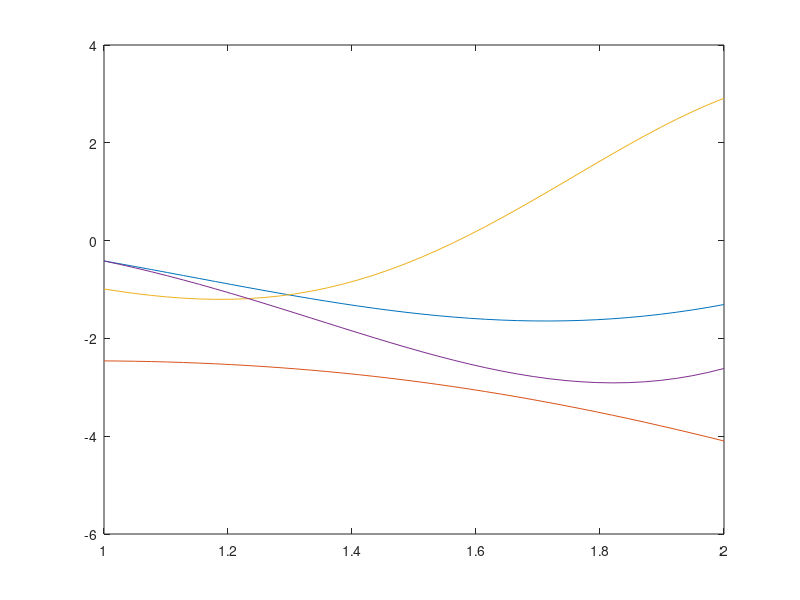
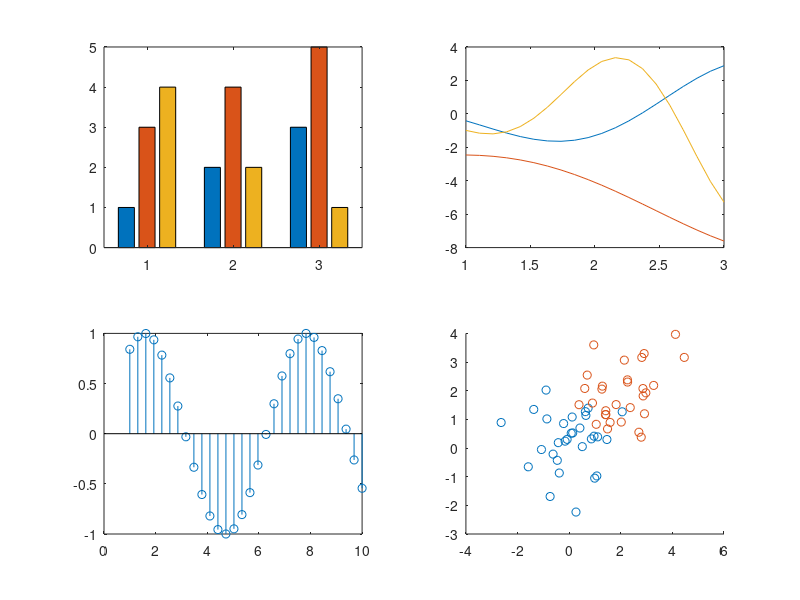
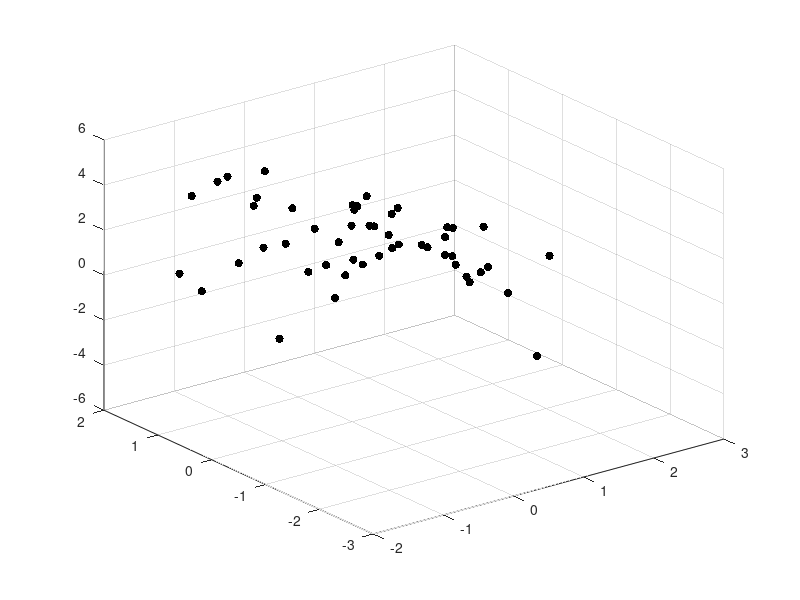
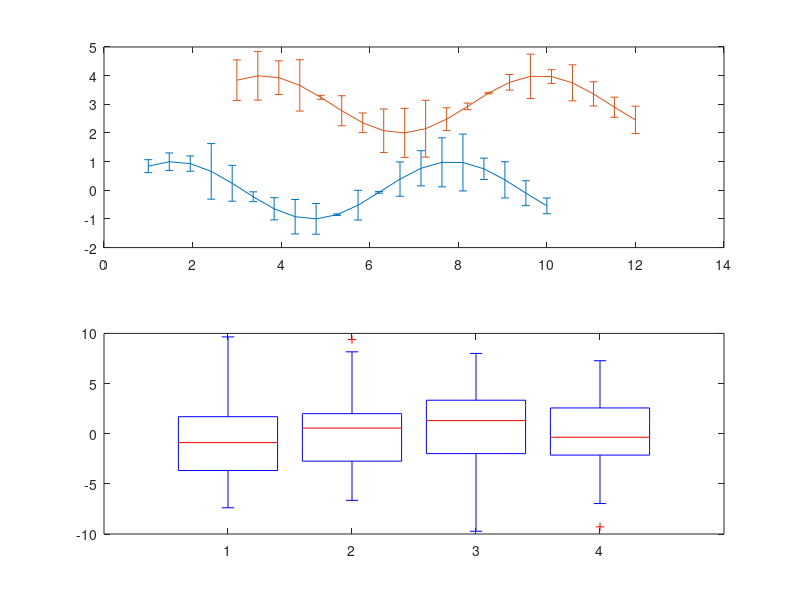

These charts were generated, in order, by the following MATLAB code: (Note: this script raises an error after producing the figures.)
close all

%-------------------------------------------------
figure
x = linspace(1,2,40);
plot(x,x.*cos(2*x),...
    x,x.^1.4.*cos(x)-3,...
    x,x.^1.6.*cos(3*x),...
    x,x.^2.*cos(2*x))

%-------------------------------------------------
figure
subplot(2,2,1)
bar([1 3 4;2 4 2; 3 5 1]);

subplot(2,2,2)
x = linspace(1,3,20);
plot(x,x.*cos(2*x),...
    x,x.^1.4.*cos(x)-3,...
    x,x.^1.6.*cos(3*x))

subplot(2,2,3)
x = linspace(1,10,30);
h = stem(x(1:end),sin(x(1:end)));

subplot(2,2,4)
scatter(randn(30,1),randn(30,1))
hold on
scatter(randn(30,1)+2,randn(30,1)+2)

%-------------------------------------------------
figure
x = randn(50,1);
y = randn(50,1);
z = 2-x.^2+y.^2;
scatter3(x,y,z,'k','fill')

%-------------------------------------------------
figure
subplot(211)
x = linspace(1,10,20);
y = sin(x);
errorbar(x,y,rand(1,length(x)))
hold on
errorbar(x+2,y+3,rand(1,length(x)))

subplot(212)
x = randn(30,4)*4;
boxplot(x)

%-------------------------------------------------
figure
subplot(3,3,[1 2 4 5])
bar([1 3 4;2 4 2; 3 5 1]);

subplot(3,3,3)
x = randn(30,4)*4;
bar([1 3 4;2 4 2; 3 5 1]);

subplot(3,3,6)
plot(magic(3))

subplot(3,3,7)
scatter(randn(15,1),randn(15,1))
hold on
scatter(randn(15,1)+2,randn(15,1)+2)

subplot(3,3,8)
x = linspace(1,10,10);
y = sin(x);
errorbar(x,y,rand(1,length(x)))
hold on
errorbar(x+2,y+3,rand(1,length(x)))

subplot(3,3,9)
x = linspace(1,6,30);
h = stem(x(1:3:end),sin(x(1:3:end)));

%-------------------------------------------------
figure
x = [2 4 6 8]-0.33;
y = [7 3 3 2];
errorbar(x,y,rand(1,length(x)),'LineStyle','none')
hold on
bar(x,y,0.3)
x = [2 4 6 8]+0.33;
y = [1 4 2 5];
errorbar(x,y,0.3+rand(1,length(x)),'LineStyle','none')
hold on
bar(x,y,0.3)
set(gca,'YLim',[0 8])











